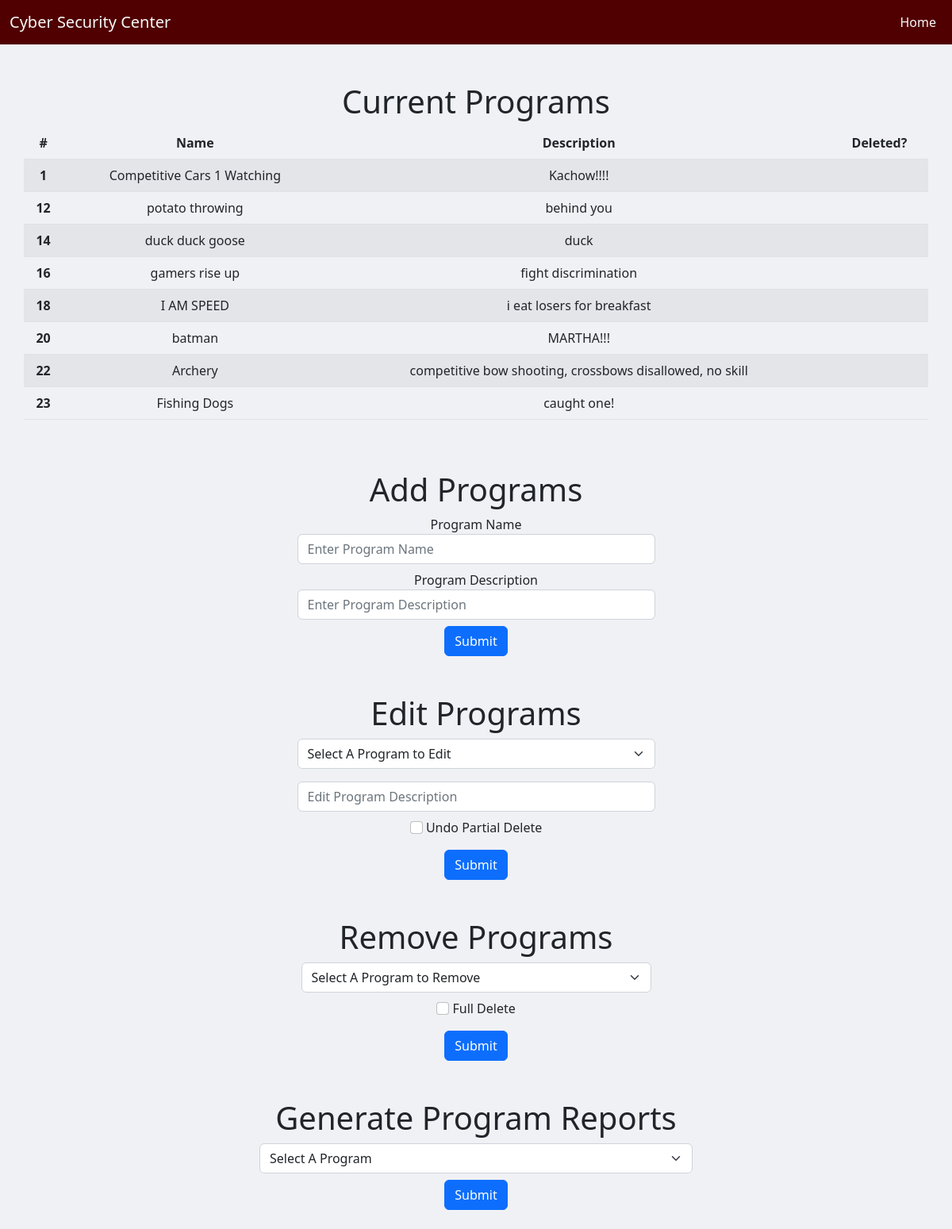
The page /programs-admin.php on the database its author committed.
### tables this page shows
CREATE TABLE `programs` (
  `Program_Num` int NOT NULL AUTO_INCREMENT,
  `Name` varchar(45) DEFAULT NULL,
  `Description` varchar(5000) DEFAULT NULL,
  `isDeleted` binary(1) DEFAULT NULL,
  PRIMARY KEY (`Program_Num`)
);

### programs-admin.php (the view, shortened to what this page needs)
<!DOCTYPE html>
<html lang="en">
<head>
    <link href="https://cdn.jsdelivr.net/npm/bootstrap@5.2.3/dist/css/bootstrap.min.css" rel="stylesheet"
>
</head>
<body style="background-color: rgb(240, 241, 245);">
    <?php
    include 'navbar.php';
    ?>
    <div class="container mt-5">
        <div id="student-functionalities" class="mt-4 row justify-content-center text-center">
            <h1 class="h1">Current Programs</h1>
            <?php
            $studentQuery = "SELECT * FROM programs";
            $studentResult = mysqli_query($mysql, $studentQuery);
            echo "<table class='table table-striped'>
                    <thead>
                        <tr>
                            <th scope='col'>#</th>
                            <th scope='col'>Name</th>
                            <th scope='col'>Description</th>
                            <th scope='col'>Deleted?</th>
                        </tr>
                    </thead>
                    <tbody>";
            while ($studentRow = mysqli_fetch_assoc($studentResult)) {
                echo "
                <tr>
                    <th scope='row'>{$studentRow['Program_Num']}</th>
                    <td>{$studentRow['Name']}</td>
                    <td>{$studentRow['Description']}</td>
                    <td>{$studentRow['isDeleted']}</td>
                </tr>";
            }
            echo "</tbody>
                        </table>";
            ?>
        </div>
        <div class="row mt-5 justify-content-center text-center">
            <h1 class="h1"> Add Programs </h1>
            <div class="col-5">
                <form action="<?php echo htmlspecialchars($_SERVER["PHP_SELF"]); ?>" method="post">
                    <div class="form-group">
                        <label for="programNameInput">Program Name</label>
                        <input name="programName" type="text" class="form-control" id="programNameInput"
                            placeholder="Enter Program Name">
                    </div>
                    <div class="form-group mt-2">
                        <label for="programDescriptionInput">Program Description</label>
                        <input name="programDescription" type="text" class="form-control" id="programDescriptionInput"
                            placeholder="Enter Program Description">
                    </div>
                    <button type="submit" class="btn btn-primary mt-2">Submit</button>
                </form>
            </div>
        </div>
        <div class="row mt-5 justify-content-center text-center">
            <h1 class="h1"> Edit Programs </h1>
            <div class="col-5">
                <form action="<?php echo htmlspecialchars($_SERVER["PHP_SELF"]); ?>" method="post">
                    <select name="editName" class="form-select" aria-label="Default select example">
                        <option selected>Select A Program to Edit</option>
                    </select>
                    <div class="form-group mt-3">
                        <input name="editDescription" type="text" class="form-control" id="programDescriptionInput"
                            placeholder="Edit Program Description">
                    </div>
                    <div class="my-2 justify-content-center align-items-center text-center">
                        <input name="editUndo" type="checkbox" class="form-check-input" id="editUndo">
                        <label class="form-check-label" for="editUndo">Undo Partial Delete</label>
                    </div>
                    <button type="submit" class="btn btn-primary mt-2">Submit</button>
                </form>
            </div>
            <div class="row mt-5 justify-content-center text-center">
                <h1 class="h1"> Remove Programs </h1>
                <div class="col-5">
                    <form action="<?php echo htmlspecialchars($_SERVER["PHP_SELF"]); ?>" method="post">
                        <select name="removeName" class="form-select" aria-label="Default select example">
                            <option selected>Select A Program to Remove</option>
                        </select>
                        <div class="my-2 justify-content-center align-items-center text-center">
                            <input name="removeCheck" type="checkbox" class="form-check-input" id="removeCheck">
                            <label class="form-check-label" for="removeCheck">Full Delete</label>
                        </div>
                        <button type="submit" class="btn btn-primary mt-2">Submit</button>
                    </form>
                </div>
            </div>
            <div class="row mt-5 mb-4 justify-content-center text-center">
                <h1 class="h1"> Generate Program Reports </h1>
                <div class="col">
                    <div class="w-50 justify-content-center text-center m-auto">
                        <form action="<?php echo htmlspecialchars($_SERVER["PHP_SELF"]); ?>" method="post">
                            <select name="reportName" class="form-select" aria-label="Default select example">
                                <option selected>Select A Program</option>
                            </select>
                            <button type="submit" class="btn btn-primary mt-2">Submit</button>
                        </form>
                    </div>
                </div>
            </div>
        </div>
</body>
</html>

### rows shown on the page
programs: Program_Num "1", Name "Competitive Cars 1 Watching", Description "Kachow!!!!"
programs: Program_Num "12", Name "potato throwing", Description "behind you"
programs: Program_Num "14", Name "duck duck goose", Description "duck"
programs: Program_Num "16", Name "gamers rise up", Description "fight discrimination"
programs: Program_Num "18", Name "I AM SPEED", Description "i eat losers for breakfast"
programs: Program_Num "20", Name "batman", Description "MARTHA!!!"
programs: Program_Num "22", Name "Archery", Description "competitive bow shooting, crossbows disallowed, no skill"
programs: Program_Num "23", Name "Fishing Dogs", Description "caught one!"
